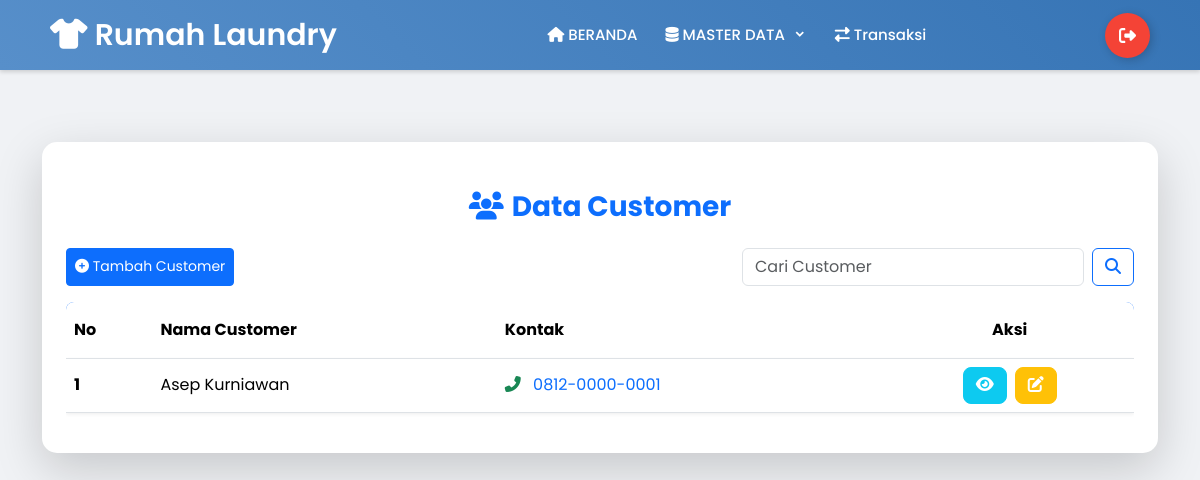
The page /admin/customer/show_customer.php (signed in) on the database as committed earlier.
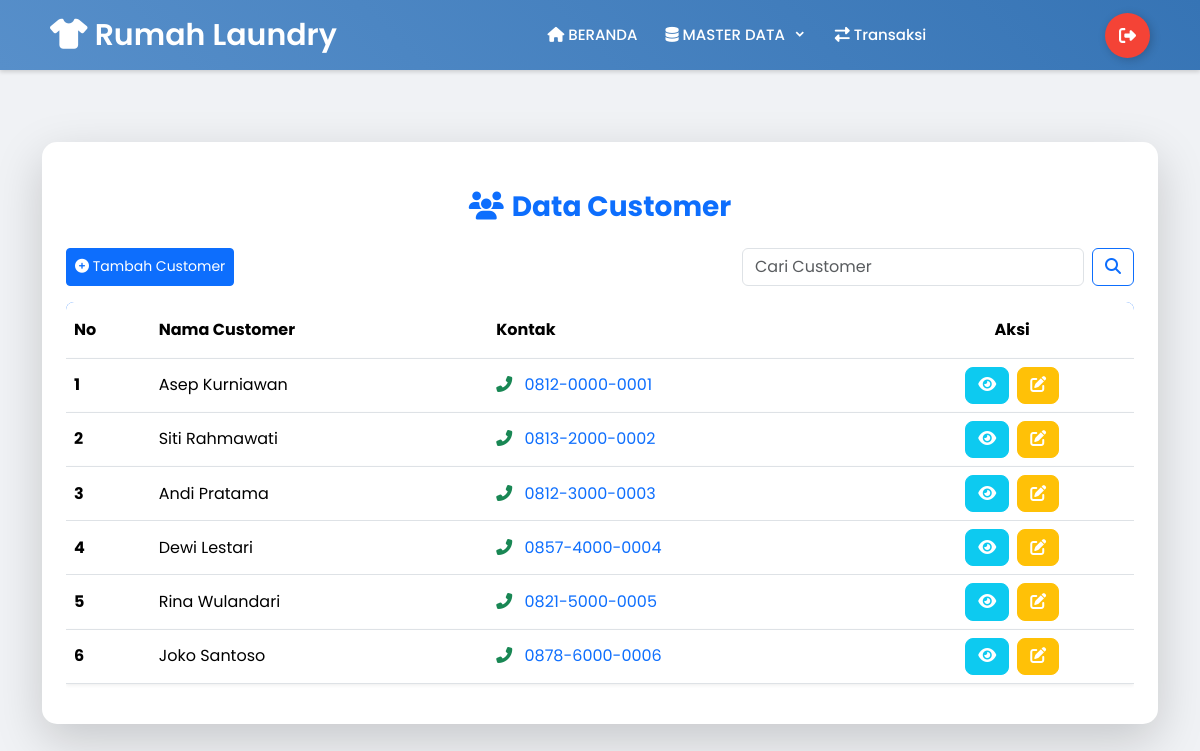
The same page on the database as committed later.
### tables this page shows
CREATE TABLE `customer` (
  `id_customer` int(11) NOT NULL,
  `nama_customer` varchar(100) NOT NULL,
  `no_telp` varchar(15) NOT NULL
);

### admin/customer/show_customer.php (the view, shortened to what this page needs)
<?php
include "../include/koneksi.php";
include "../include/header.php";
include "../include/navbar.php";
?>
<!DOCTYPE html>
<html lang="id">
<head>
</head>
<body>
<div class="container mt-5 pt-4">
    <div class="card shadow-lg p-4 border-0">
        <h3 class="text-center text-primary mt-4 mb-4">
            <i class="fas fa-users me-2"></i><b>Data Customer</b>
        </h3>
        <div class="d-flex justify-content-between mb-3">
            <button class="btn btn-sm btn-primary" data-bs-toggle="modal" data-bs-target="#modalTambah">
                <i class="fas fa-plus-circle"></i> Tambah Customer
            </button>
            <form class="d-flex" method="GET" action="">
                <input class="form-control me-2" type="search" name="search" placeholder="Cari Customer" aria-label="Search">
                <button class="btn btn-outline-primary" type="submit">
                    <i class="fas fa-search"></i>
                </button>
            </form>
        </div>
        <div class="table-responsive rounded-3">
            <table class="table table-hover align-middle">
                <thead class="bg-primary text-white">
                    <tr>
                        <th class="py-3">No</th>
                        <th class="py-3">Nama Customer</th>
                        <th class="py-3">Kontak</th>
                        <th class="py-3 text-center">Aksi</th>
                    </tr>
                </thead>
                <tbody class="bg-white">
                    <?php
                    $search = isset($_GET['search']) ? $_GET['search'] : '';
                    $sql = "SELECT * FROM customer
                            WHERE nama_customer LIKE '%$search%'
                               OR no_telp LIKE '%$search%'";
                    $sql_eksekusi = mysqli_query($koneksi, $sql);
                    if ($sql_eksekusi && mysqli_num_rows($sql_eksekusi) > 0):
                        $no = 1;
                        while ($data = mysqli_fetch_array($sql_eksekusi)):
                    ?>
                    <tr class="shadow-sm">
                        <td class="fw-bold"><?= $no++; ?></td>
                        <td><?= htmlspecialchars($data['nama_customer']); ?></td>
                        <td>
                            <a href="tel:<?= htmlspecialchars($data['no_telp']); ?>" class="text-decoration-none">
                                <i class="fas fa-phone-alt me-2 text-success"></i>
                                <?= htmlspecialchars($data['no_telp']); ?>
                            </a>
                        </td>
                        <td class="text-center">
                            <div class="d-flex gap-2 justify-content-center">
                                <button class="btn btn-info btn-action text-white"
                                        data-bs-toggle="modal"
                                        data-bs-target="#modalLihat<?= $data['id_customer']; ?>">
                                    <i class="fas fa-eye"></i>
                                </button>
                                <button class="btn btn-warning btn-action text-white"
                                        data-bs-toggle="modal"
                                        data-bs-target="#modalEdit<?= $data['id_customer']; ?>">
                                    <i class="fas fa-edit text-white"></i>
                                </button>
                            </div>
                        </td>
                    </tr>
                <?php endwhile; ?>
            <?php endif; ?>
        </tbody>
    </table>
</div>
<?php
    echo "</div>";
    echo "</div>";
    include "../include/footer.php";
?>

Rows that differ between the two databases and show on the page:
added customer: nama_customer "Siti Rahmawati", no_telp "0813-2000-0002"
added customer: nama_customer "Andi Pratama", no_telp "0812-3000-0003"
added customer: nama_customer "Dewi Lestari", no_telp "0857-4000-0004"
added customer: nama_customer "Rina Wulandari", no_telp "0821-5000-0005"
added customer: nama_customer "Joko Santoso", no_telp "0878-6000-0006"
